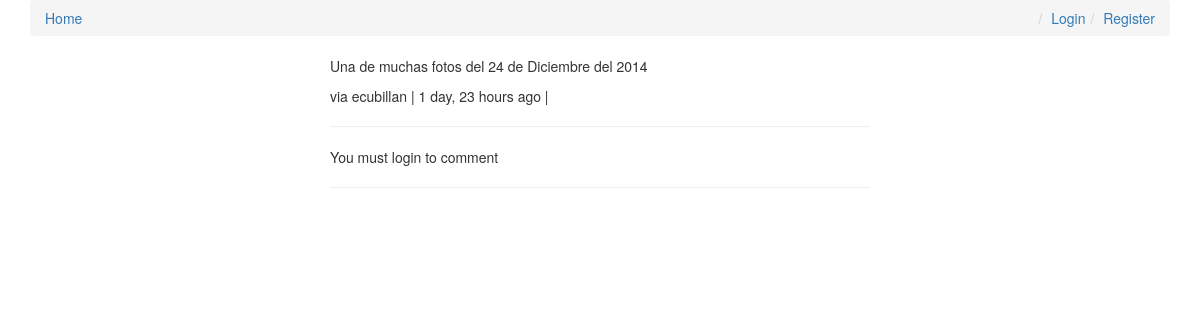
The page /comments/9/ on the database its author committed.
### comments/models.py (models this page shows, shortened)
class Comment(models.Model):
    user        = models.ForeignKey(settings.AUTH_USER_MODEL, default=1)
    content_type = models.ForeignKey(ContentType, on_delete=models.CASCADE)
    object_id = models.PositiveIntegerField()
    content_object = GenericForeignKey('content_type', 'object_id')
    parent      = models.ForeignKey("self", null=True, blank=True)
    content     = models.TextField()
    timestamp   = models.DateTimeField(auto_now_add=True)
    objects = CommentManager()
    class Meta:
        ordering = ['-timestamp']
    def children(self): #replies
        return Comment.objects.filter(parent=self)
    @property
    def is_parent(self):
        if self.parent is not None:
            return False
        return True

### comments/views.py (the view, shortened to what this page needs)
# urls.py: url(r'^(?P<id>\d+)/$', comment_thread, name='thread'),
def comment_thread(request, id):
    try:
        obj = Comment.objects.get(id=id)
    except:
        raise Http404
    if not obj.is_parent:
        obj = obj.parent
    content_object = obj.content_object # Post that the comment is on
    content_id = obj.content_object.id
    initial_data = {
            "content_type": obj.content_type,
            "object_id": obj.object_id
    }
    form = CommentForm(request.POST or None, initial=initial_data)
    context = {
        "comment": obj,
        "form": form,
    }
    return render(request, "comment_thread.html", context)

### templates/comment_thread.html (shortened to what this page needs)
{% extends "base.html" %}
{% load urlify %}
{% load crispy_forms_tags %}
{% block content %}
<div class='col-sm-6 col-sm-offset-3'>
          <p>{{ comment.content }}</p>
          <footer>via {{ comment.user }} | {{ comment.timestamp|timesince }} ago | </footer>
          <hr/>
          <div>
             {% if request.user.is_authenticated %}
            <form method="POST" action="."> {% csrf_token %}
                {{ form|crispy }}
                <input type='hidden' name='parent_id' value='{{ comment.id }}'>
                <input type='submit' value='Reply' class='btn btn-default'>
            </form>
            {% else %}
            <p>You must login to comment </p>
            {% endif %}
        </div>
        <hr/>
</div>
{% endblock content %}

### rows shown on the page
Comment: content "Una de muchas fotos del 24 de Diciembre del 2014", user "ecubillan", timestamp "1 day, 23 hours"
